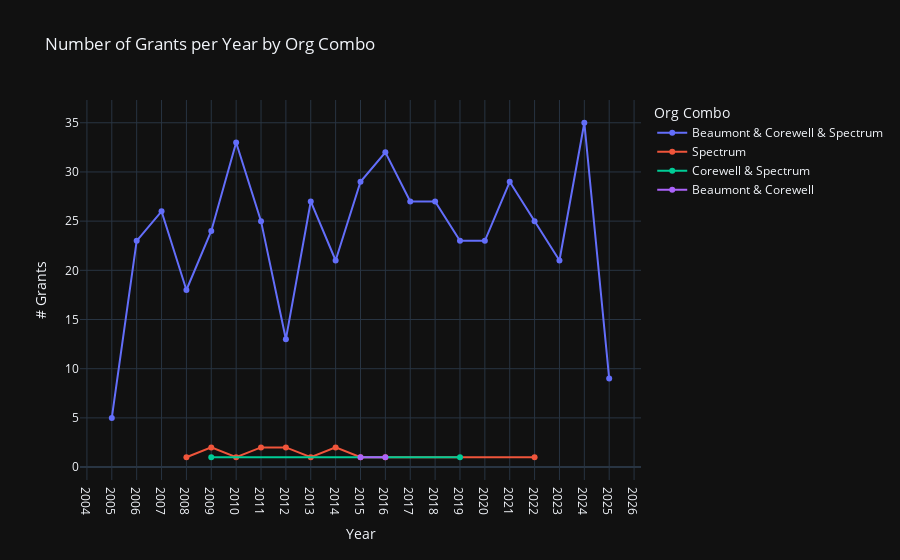

Source (notebook cell):
### Code cell
import pandas as pd
import plotly.express as px

# Assumes df_simple has 'startDate' (or 'date') and 'org_combo_flag'
df_plot = df_simple.copy()

# --- pick a date column ---
for c in ["startDate", "date"]:
    if c in df_plot.columns:
        df_plot[c] = pd.to_datetime(df_plot[c], errors="coerce")
date_col = "startDate" if "startDate" in df_plot.columns else "date"

# --- extract year ---
df_plot = df_plot.dropna(subset=[date_col])
df_plot["year"] = df_plot[date_col].dt.year
df_plot["org_combo_flag"] = df_plot["org_combo_flag"].fillna("Other")

# --- aggregate: count grants per year & combo ---
counts = (
    df_plot.groupby(["year","org_combo_flag"], as_index=False)
           .agg(n_grants=("grant_key","count"))
)

# --- line plot ---
fig = px.line(
    counts,
    x="year",
    y="n_grants",
    color="org_combo_flag",
    markers=True,
    title="Number of Grants per Year by Org Combo",
    labels={"year":"Year","n_grants":"# Grants","org_combo_flag":"Org Combo"}
)

fig.update_layout(
    xaxis=dict(dtick=1),  # show every year
    xaxis_title="Year",
    yaxis_title="# Grants",
    legend_title="Org Combo"
)

fig.show()

# optional: save HTML
with open("grants_per_year_by_org_combo.html","w",encoding="utf-8") as f:
    f.write(fig.to_html(full_html=True, include_plotlyjs="cdn"))

print("Saved grants_per_year_by_org_combo.html")

### Figure 1 — Plotly figure (JSON) as saved in the notebook; plotly's stock layout.template omitted (floating-point values rounded to 4 significant figures)
{"data": [{"hovertemplate": "Org Combo=Beaumont & Corewell & Spectrum<br>Year=%{x}<br># Grants=%{y}<extra></extra>", "legendgroup": "Beaumont & Corewell & Spectrum", "line": {"color": "#636efa", "dash": "solid"}, "marker": {"symbol": "circle"}, "mode": "lines+markers", "name": "Beaumont & Corewell & Spectrum", "orientation": "v", "showlegend": true, "x": [2005, 2006, 2007, 2008, 2009, 2010, 2011, 2012, 2013, 2014, 2015, 2016, 2017, 2018, 2019, 2020, 2021, 2022, 2023, 2024, 2025], "xaxis": "x", "y": [5, 23, 26, 18, 24, 33, 25, 13, 27, 21, 29, 32, 27, 27, 23, 23, 29, 25, 21, 35, 9], "yaxis": "y", "type": "scatter"}, {"hovertemplate": "Org Combo=Spectrum<br>Year=%{x}<br># Grants=%{y}<extra></extra>", "legendgroup": "Spectrum", "line": {"color": "#EF553B", "dash": "solid"}, "marker": {"symbol": "circle"}, "mode": "lines+markers", "name": "Spectrum", "orientation": "v", "showlegend": true, "x": [2008, 2009, 2010, 2011, 2012, 2013, 2014, 2015, 2016, 2022], "xaxis": "x", "y": [1, 2, 1, 2, 2, 1, 2, 1, 1, 1], "yaxis": "y", "type": "scatter"}, {"hovertemplate": "Org Combo=Corewell & Spectrum<br>Year=%{x}<br># Grants=%{y}<extra></extra>", "legendgroup": "Corewell & Spectrum", "line": {"color": "#00cc96", "dash": "solid"}, "marker": {"symbol": "circle"}, "mode": "lines+markers", "name": "Corewell & Spectrum", "orientation": "v", "showlegend": true, "x": [2009, 2019], "xaxis": "x", "y": [1, 1], "yaxis": "y", "type": "scatter"}, {"hovertemplate": "Org Combo=Beaumont & Corewell<br>Year=%{x}<br># Grants=%{y}<extra></extra>", "legendgroup": "Beaumont & Corewell", "line": {"color": "#ab63fa", "dash": "solid"}, "marker": {"symbol": "circle"}, "mode": "lines+markers", "name": "Beaumont & Corewell", "orientation": "v", "showlegend": true, "x": [2015, 2016], "xaxis": "x", "y": [1, 1], "yaxis": "y", "type": "scatter"}], "layout": {"xaxis": {"anchor": "y", "domain": [0.0, 1.0], "title": {"text": "Year"}, "dtick": 1}, "yaxis": {"anchor": "x", "domain": [0.0, 1.0], "title": {"text": "# Grants"}}, "legend": {"title": {"text": "Org Combo"}, "tracegroupgap": 0}, "title": {"text": "Number of Grants per Year by Org Combo"}}}
